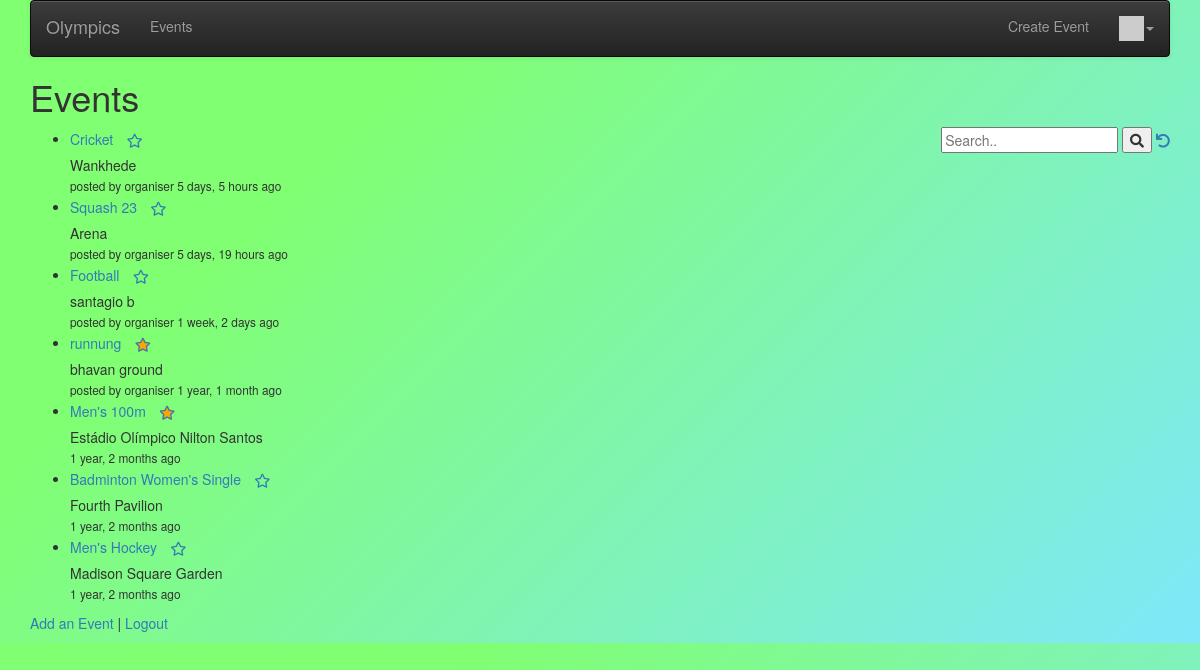
Screenshot of /events/ (signed in) with the database file from the repository.
### events/models.py (models this page shows, shortened)
class Event(models.Model):
    name = models.CharField(max_length=64)
    stadium = models.CharField(max_length=64)
    area = models.CharField(max_length=64)
    athletes = models.ManyToManyField(Athlete, through='Participation', related_name='athlete_list')
    owner = models.ForeignKey(settings.AUTH_USER_MODEL, on_delete=models.CASCADE, null=True)
    important = models.ManyToManyField(settings.AUTH_USER_MODEL,
        through='Imp', related_name='important_events')
    comments = models.ManyToManyField(settings.AUTH_USER_MODEL,
        through='Comment', related_name='comments_owned')
    event_at = models.DateTimeField(null=True)
    picture = models.BinaryField(null=True, editable=True)
    content_type = models.CharField(max_length=256, null=True, help_text='The MIMEType of the file')
    created_at = models.DateTimeField(auto_now_add=True, null=True)
    updated_at = models.DateTimeField(auto_now=True, null=True)

### events/views.py (the view)
# urls.py: path('', views.EventListView.as_view()),
class EventListView(OwnerListView):
    model = Event
    template_name = "events/event_list.html"
    def get(self, request) :
        event_list = Event.objects.all()
        important = list()
        if request.user.is_authenticated:
            rows = request.user.important_events.values('id')
            important = [ row['id'] for row in rows ]
        strval =  request.GET.get("search", False)
        if strval :
            query = Q(name__contains=strval)
            query.add(Q(stadium__contains=strval), Q.OR)
            objects = Event.objects.filter(query).select_related().order_by('-updated_at')[:10]
        else :
            objects = Event.objects.all().order_by('-updated_at')[:10]
        for obj in objects:
            obj.natural_updated = naturaltime(obj.updated_at)
        ctx = {'event_list0' : event_list, 'important': important, 'event_list' : objects, 'search': strval}
        retval = render(request, self.template_name, ctx)
        dump_queries()
        return retval;

### events/utils.py (called while the page is built)
def dump_queries() :
    qs = connection.queries
    for q in qs:
        print(q)

### home/context_processors.py (called while the page is built)
def settings(request):
    return {
        'settings': django_settings,
    }

### home/templatetags/app_tags.py (called while the page is built)
@register.filter(name='gravatar')
def gravatar(user, size=35):
    email = str(user.email.strip().lower()).encode('utf-8')
    email_hash = md5(email).hexdigest()
    url = "//www.gravatar.com/avatar/{0}?s={1}&d=identicon&r=PG"
    return url.format(email_hash, size)

### events/templates/events/event_list.html (shortened to what this page needs)
{% extends "base_menu.html" %}
{% block content %}
<h1>Events</h1>
<div style="float:right">
<form>
  <input type="text" placeholder="Search.." name="search"
  >
  <button type="submit"><i class="fa fa-search"></i></button>
<a href="{% url 'events:all' %}"><i class="fa fa-undo"></i></a>
</form>
</div>
<p>
{% if event_list %}
<ul>
  {% for event in event_list %}
    <li>
        <a href="{% url 'events:event_detail'  event.id %}">{{ event.name }}</a>
        {% if user.is_authenticated %}
        <a href="#" onclick=
            "impPost('{% url 'events:event_unimportant' event.id %}', {{ event.id }} );return false;"
            id="imp_star_{{event.id}}">
        <span class="fa-stack" style="vertical-align: middle;">
        <i class="fa fa-star fa-stack-1x" style="color: orange;"></i>
        <i class="fa fa-star-o fa-stack-1x"></i>
        </span>
        </a>
        <a href="#" onclick=
             "impPost('{% url 'events:event_important' event.id %}', {{ event.id }} );return false;"
            id="unimp_star_{{event.id}}">
        <span class="fa-stack" style="vertical-align: middle;">
        <i class="fa fa-star-o fa-stack-1x"></i>
        </span>
        </a>
        <br/>
        {% endif %}
        <div style="left:10px">
            {% if event.stadium|length < 100 %}
                {{ event.stadium }}
            {% else %}
                {{ event.stadium|slice:"0:99" }}
                <a href="{% url 'events:event_detail'  event.id %}">...</a>
            {% endif %}
        </div>
        <small>
        {% if event.owner.username %}
            posted by {{ event.owner.username }}
        {% endif %}
        {{ event.natural_updated }}
        </small>
    </li>
  {% endfor %}
</ul>
{% else %}
  <p>There are no events in the database.</p>
{% endif %}
</p>
<p>
<a href="{% url 'events:event_create' %}">Add an Event</a> |
{% if user.is_authenticated %}
<a href="{% url 'logout' %}?next={% url 'events:all' %}">Logout</a>
{% else %}
<a href="{% url 'login' %}?next={% url 'events:all' %}">Login</a>
{% endif %}
</p>
{% endblock %}

### home/static/css/stylesheet.css (style rules this page uses)
#every { background-color: #7ee8fa; background-image: linear-gradient(315deg, #7ee8fa 0%, #80ff72 74%); }

### rows the page displays
Event: name "Cricket", stadium "Wankhede", owner.username "organiser", natural_updated "5 days, 5 hours ago"
Event: name "Squash 23", stadium "Arena", owner.username "organiser", natural_updated "5 days, 19 hours ago"
Event: name "Football", stadium "santagio b", owner.username "organiser", natural_updated "1 week, 2 days ago"
Event: name "runnung", stadium "bhavan ground", owner.username "organiser", natural_updated "1 year, 1 month ago"
Event: name "Men's 100m", stadium "Estádio Olímpico Nilton Santos", natural_updated "1 year, 2 months ago"
Event: name "Badminton Women's Single", stadium "Fourth Pavilion", natural_updated "1 year, 2 months ago"
Event: name "Men's Hockey", stadium "Madison Square Garden", natural_updated "1 year, 2 months ago"

### other values shown
{{ settings.APP_NAME }} "Olympics"
